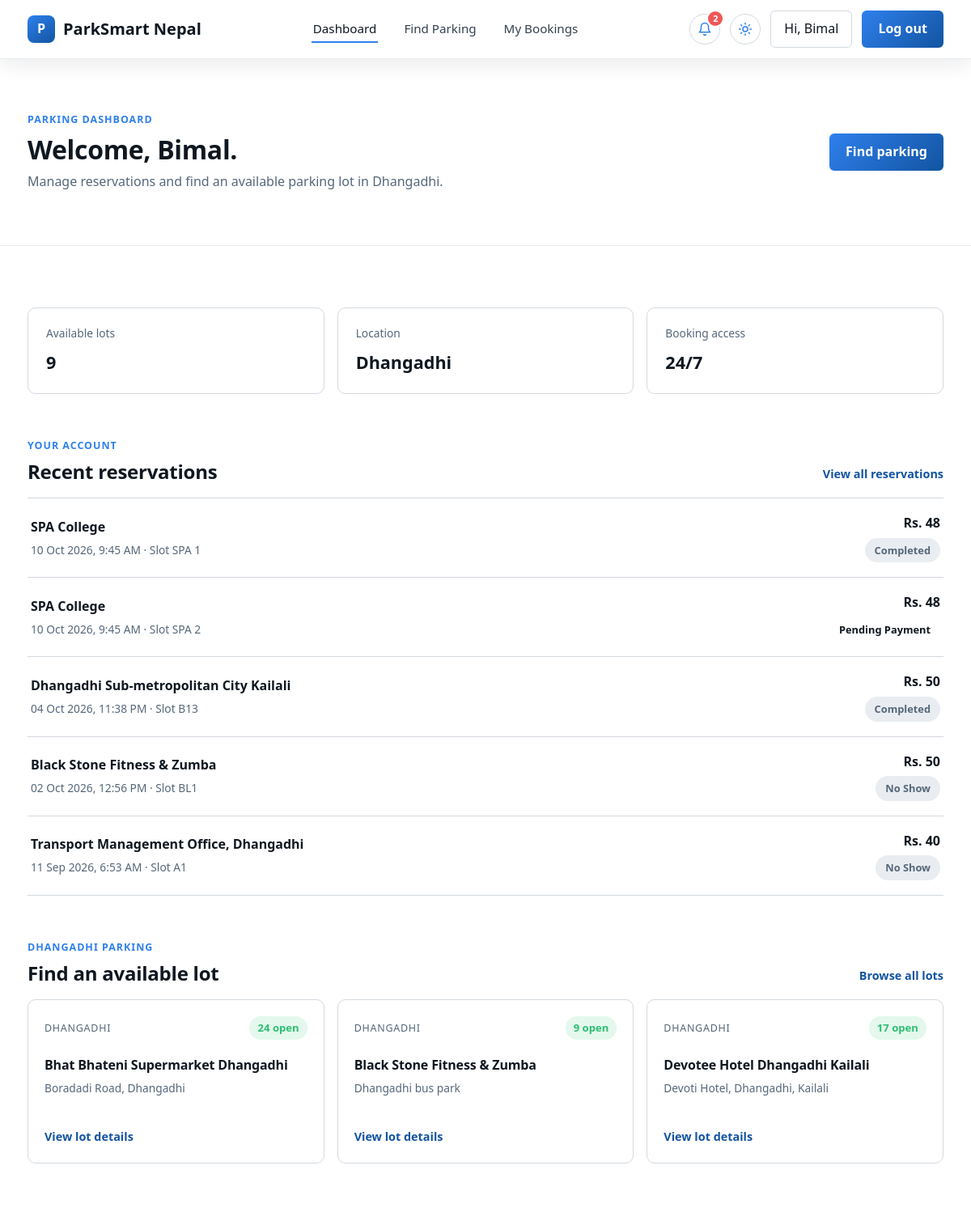
The app's page /dashboard/ (signed in) with its own data.
### reservations/models.py (models this page shows, shortened)
class Reservation(models.Model):
    STATUS_CHOICES = [
        ("pending_payment", "Pending Payment"),
        ("confirmed", "Confirmed"),
        ("overstay", "Overstay"),
        ("completed", "Completed"),
        ("no_show", "No Show"),
        ("cancelled", "Cancelled"),
    ]
    reference = models.CharField(max_length=20, unique=True, editable=False)
    user = models.ForeignKey(settings.AUTH_USER_MODEL, on_delete=models.CASCADE, related_name="reservations")
    lot = models.ForeignKey(ParkingLot, on_delete=models.CASCADE, related_name="reservations")
    slot = models.ForeignKey(ParkingSlot, on_delete=models.SET_NULL, null=True, related_name="reservations")
    vehicle_type = models.CharField(max_length=10, choices=ParkingSlot.VEHICLE_CHOICES)
    vehicle_number = models.CharField(max_length=20)
    start_time = models.DateTimeField()
    end_time = models.DateTimeField()
    hourly_rate = models.PositiveIntegerField()
    total_amount = models.PositiveIntegerField()
    status = models.CharField(max_length=20, choices=STATUS_CHOICES, default="pending_payment")
    created_at = models.DateTimeField(auto_now_add=True)
    actual_entry_time = models.DateTimeField(null=True, blank=True)
    actual_exit_time = models.DateTimeField(null=True, blank=True)
    overstay_minutes = models.PositiveIntegerField(default=0)
    fine_amount = models.PositiveIntegerField(default=0)
    fine_paid = models.BooleanField(default=False)
    fine_paid_at = models.DateTimeField(null=True, blank=True)
    expiry_warning_sent = models.BooleanField(default=False)
    overstay_notified = models.BooleanField(default=False)
    class Meta:
        ordering = ["-created_at"]

### parking/models.py (models this page shows, shortened)
class ParkingLot(models.Model):
    CITY_CHOICES = [
        ("Dhangadhi", "Dhangadhi"),
        ("Kathmandu", "Kathmandu"),
        ("Lalitpur", "Lalitpur"),
        ("Bhaktapur", "Bhaktapur"),
    ]
    name = models.CharField(max_length=120)
    slug = models.SlugField(max_length=140, unique=True)
    city = models.CharField(max_length=20, choices=CITY_CHOICES)
    address = models.CharField(max_length=255)
    description = models.TextField(blank=True)
    latitude = models.DecimalField(max_digits=9, decimal_places=6)
    longitude = models.DecimalField(max_digits=9, decimal_places=6)
    image = models.ImageField(upload_to="lots/", blank=True, null=True)
    hourly_rate_bike = models.PositiveIntegerField(default=20, help_text="NPR per hour")
    hourly_rate_car = models.PositiveIntegerField(default=50, help_text="NPR per hour")
    opening_time = models.TimeField(default="06:00")
    closing_time = models.TimeField(default="22:00")
    is_24_hours = models.BooleanField(default=False)
    has_cctv = models.BooleanField(default=True)
    has_covered_parking = models.BooleanField(default=False)
    has_ev_charging = models.BooleanField(default=False)
    is_active = models.BooleanField(default=True)
    created_at = models.DateTimeField(auto_now_add=True)
    class Meta:
        ordering = ["name"]
    def get_absolute_url(self):
        return reverse("parking:lot_detail", kwargs={"slug": self.slug})
    @property
    def available_slots_count(self):
        return self.slots.filter(status="available").count()

class ParkingSlot(models.Model):
    VEHICLE_CHOICES = [
        ("bike", "Bike / Scooter"),
        ("car", "Car"),
        ("suv", "SUV / Jeep"),
        ("van", "Van / Microbus"),
        ("truck", "Pickup / Truck"),
    ]
    STATUS_CHOICES = [
        ("available", "Available"),
        ("occupied", "Occupied"),
        ("reserved", "Reserved"),
        ("maintenance", "Under Maintenance"),
        ("reserved", "Reserved"),
        ("overstay", "Overstay"),          # <-- add this line
        ("maintenance", "Under Maintenance"),
    ]
    SLOT_TYPE_CHOICES = [
        ('regular', 'Regular'),
        ('vip', 'VIP'),
        ('emergency', 'Emergency'),
    ]
    slot_type = models.CharField(
        max_length=20,
        choices=SLOT_TYPE_CHOICES,
        default='regular'
    )
    lot = models.ForeignKey(ParkingLot, on_delete=models.CASCADE, related_name="slots")
    slot_number = models.CharField(max_length=10, help_text="e.g. A1, B12")
    vehicle_type = models.CharField(max_length=10, choices=VEHICLE_CHOICES, default="car")
    floor = models.CharField(max_length=20, default="Ground")
    status = models.CharField(max_length=12, choices=STATUS_CHOICES, default="available")
    class Meta:
        ordering = ["lot", "floor", "slot_number"]
        unique_together = ("lot", "slot_number")

### pages/views.py (the view)
# urls.py: path("dashboard/", views.dashboard, name="dashboard"),
@login_required
def dashboard(request):
    lots = ParkingLot.objects.filter(is_active=True)[:3]
    reservations = Reservation.objects.filter(user=request.user).select_related("lot", "slot")[:5]
    stats = {
        "total_lots": ParkingLot.objects.filter(is_active=True).count(),
        "total_cities": ParkingLot.objects.filter(is_active=True).values("city").distinct().count(),
    }
    return render(request, "pages/dashboard.html", {"lots": lots, "reservations": reservations, "stats": stats})

### pages/context_processors.py (called while the page is built)
def site_settings(request):
    return {"site": settings.SPS_SETTINGS}

### reservations/context_processors.py (called while the page is built)
def notifications(request):
    user = getattr(request, "user", None)
    if user is None or not user.is_authenticated or request.path.startswith("/admin/"):
        return {}
    session = getattr(request, "session", None)
    if session is not None:
        now = time.time()
        if now - session.get("sps_overstay_check_ts", 0) > CHECK_EVERY_SECONDS:
            try:
                run_overstay_check(user=user)
            except Exception:  # never break a page because of the bell
                pass
            session["sps_overstay_check_ts"] = now
    qs = Notification.objects.filter(user=user)
    return {
        "nav_unread_count": qs.filter(is_read=False).count(),
        "nav_notifications": list(qs[:8]),
    }

### reservations/models.py (called while the page is built)
    @property
    def time_ago(self):
        text = timesince(self.created_at)
        return "just now" if text.split()[0] == "0" else f"{text} ago"

### reservations/services.py (called while the page is built, shortened)
def run_overstay_check(user=None):
    cfg = settings.SPS_SETTINGS
    now = timezone.now()
    grace = timedelta(minutes=cfg["OVERSTAY_GRACE_MINUTES"])
    warn = timedelta(minutes=cfg["EXPIRY_WARNING_MINUTES"])
    with transaction.atomic():
        qs = Reservation.objects.select_for_update().select_related("slot", "user")
        if user is not None:
            qs = qs.filter(user=user)
        for r in qs.filter(
            status="confirmed", actual_entry_time__isnull=False, actual_exit_time__isnull=True,
            end_time__lt=now - grace,
        ):
            r.status = "overstay"
            r.save(update_fields=["status"])
            if r.slot:
                r.slot.status = "overstay"
                r.slot.save(update_fields=["status"])

### pages/templates/pages/dashboard.html (shortened to what this page needs)
{% extends "base.html" %}
{% block content %}
<section class="dashboard-header">
  <div class="container-sps dashboard-header-inner">
    <div>
      <p class="dashboard-kicker">Parking dashboard</p>
      <h1>Welcome, {{ user.first_name|default:user.username }}.</h1>
      <p>Manage reservations and find an available parking lot in Dhangadhi.</p>
    </div>
    <a href="{% url 'parking:lot_list' %}" class="btn-sps-amber">Find parking</a>
  </div>
</section>
<section class="section dashboard-content">
  <div class="container-sps">
    <div class="dashboard-stats">
      <div class="dashboard-stat"><span>Available lots</span><strong>{{ stats.total_lots }}</strong></div>
      <div class="dashboard-stat"><span>Location</span><strong>Dhangadhi</strong></div>
      <div class="dashboard-stat"><span>Booking access</span><strong>24/7</strong></div>
    </div>
    <div class="dashboard-section-heading">
      <div><p class="dashboard-kicker">Your account</p><h2>Recent reservations</h2></div>
      <a href="{% url 'reservations:my_bookings' %}" class="dashboard-link">View all reservations</a>
    </div>
    {% if reservations %}
      <div class="reservation-list">
        {% for reservation in reservations %}
          <a href="{% url 'reservations:detail' reservation.reference %}" class="reservation-item">
            <div>
              <strong>{{ reservation.lot.name }}</strong>
              <span>{{ reservation.start_time|date:"d M Y, g:i A" }} &middot; Slot {{ reservation.slot.slot_number|default:"—" }}</span>
            </div>
            <div class="reservation-item-status">
              <strong>Rs. {{ reservation.total_amount }}</strong>
              <span class="badge-status badge-{{ reservation.status }}">{{ reservation.get_status_display }}</span>
            </div>
          </a>
        {% endfor %}
      </div>
    {% else %}
      <div class="dashboard-empty">
        <h3>No reservations yet</h3>
        <p>Choose a parking lot to make your first reservation.</p>
        <a href="{% url 'parking:lot_list' %}" class="btn-sps-amber">Find parking</a>
      </div>
    {% endif %}
    <div class="dashboard-section-heading lots-heading">
      <div><p class="dashboard-kicker">Dhangadhi parking</p><h2>Find an available lot</h2></div>
      <a href="{% url 'parking:lot_list' %}" class="dashboard-link">Browse all lots</a>
    </div>
    <div class="dashboard-lot-grid">
      {% for lot in lots %}
        <a href="{{ lot.get_absolute_url }}" class="dashboard-lot">
          <div class="dashboard-lot-top">
            <span class="dashboard-lot-city">{{ lot.get_city_display }}</span>
            {% if lot.available_slots_count > 0 %}<span class="availability-pill free">{{ lot.available_slots_count }} open</span>{% else %}<span class="availability-pill full">Full</span>{% endif %}
          </div>
          <h3>{{ lot.name }}</h3>
          <p>{{ lot.address }}</p>
          <span class="dashboard-lot-action">View lot details</span>
        </a>
      {% endfor %}
    </div>
  </div>
</section>
{% endblock %}

### templates/base.html (shortened to what this page needs)
{% load static %}
<!doctype html>
<html lang="en">
  <head>
    <link
      rel="stylesheet"
      href="https://cdn.jsdelivr.net/npm/bootstrap@5.3.3/dist/css/bootstrap.min.css"
    />
    <link rel="stylesheet" href="{% static 'css/style.css' %}" />
  </head>
  <body>
    <nav class="sps-navbar">
      <div class="container-sps">
        <a href="{% url 'pages:home' %}" class="sps-brand">
          <span class="mark">P</span>
          {{ site.SITE_NAME }}
        </a>
        <ul class="sps-nav-links">
          {% if user.is_authenticated %}
          <li>
            <a
              href="{% url 'pages:dashboard' %}"
              class="{% if request.resolver_match.view_name == 'pages:dashboard' %}active{% endif %}"
              >Dashboard</a
            >
          </li>
          <li>
            <a
              href="{% url 'parking:lot_list' %}"
              class="{% if 'parking' in request.resolver_match.namespace|default:'' %}active{% endif %}"
              >Find Parking</a
            >
          </li>
          <li>
            <a
              href="{% url 'reservations:my_bookings' %}"
              class="{% if 'reservations' in request.resolver_match.namespace|default:'' %}active{% endif %}"
              >My Bookings</a
            >
          </li>
          {% endif %}
        </ul>
        <div class="sps-nav-actions">
          {% include "reservations/notification_bell.html" %}
          <button
            type="button"
            class="theme-toggle"
            data-theme-toggle
            aria-label="Switch to dark theme"
            aria-pressed="false"
            title="Switch theme"
          >
          </button>
          {% if user.is_authenticated %}
          <a
            href="{% url 'accounts:profile' %}"
            class="btn-sps-outline"
            style="padding: 9px 16px"
            >Hi, {{ user.first_name|default:user.username }}</a
          >
          <button
            type="button"
            class="btn-sps-amber"
            data-bs-toggle="modal"
            data-bs-target="#logoutModal"
          >
            Log out
          </button>
          {% endif %}
        </div>
      </div>
    </nav>
    <main>{% block content %}{% endblock %}</main>
  </body>
</html>

### records on screen
Reservation: lot.name "SPA College", start_time "10 Oct 2026, 9:45 AM", slot.slot_number "SPA 1", total_amount "48", status "Completed"
Reservation: lot.name "SPA College", start_time "10 Oct 2026, 9:45 AM", slot.slot_number "SPA 2", total_amount "48", status "Pending Payment"
Reservation: lot.name "Dhangadhi Sub-metropolitan City Kailali", start_time "04 Oct 2026, 11:38 PM", slot.slot_number "B13", total_amount "50", status "Completed"
Reservation: lot.name "Black Stone Fitness & Zumba", start_time "02 Oct 2026, 12:56 PM", slot.slot_number "BL1", total_amount "50", status "No Show"
Reservation: lot.name "Transport Management Office, Dhangadhi", start_time "11 Sep 2026, 6:53 AM", slot.slot_number "A1", total_amount "40", status "No Show"
ParkingLot: city "DHANGADHI", available_slots_count "24", name "Bhat Bhateni Supermarket Dhangadhi", address "Boradadi Road, Dhangadhi"
ParkingLot: city "DHANGADHI", available_slots_count "9", name "Black Stone Fitness & Zumba", address "Dhangadhi bus park"
ParkingLot: city "DHANGADHI", available_slots_count "17", name "Devotee Hotel Dhangadhi Kailali", address "Devoti Hotel, Dhangadhi, Kailali"

### other values on screen
{{ site.SITE_NAME }} "ParkSmart Nepal"
{{ nav_unread_count }} "2"
{{ user.first_name|default:user.username }} "Bimal"
{{ stats.total_lots }} "9"
